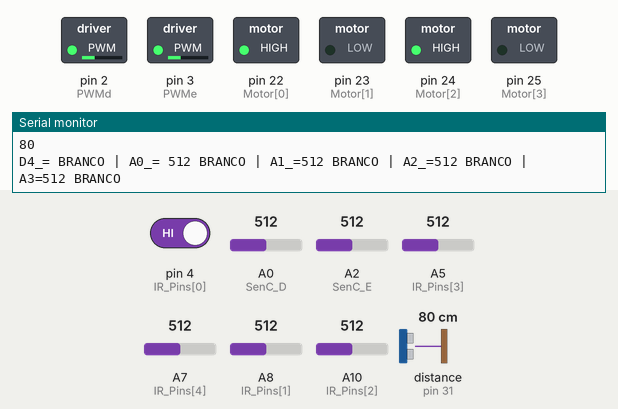
A sketch run on a simulated Arduino Mega 2560, built with avr-gcc and run on an emulated ATmega2560. On the bench: switched loads named in the sketch (green lamp = pin HIGH), the last lines printed to the serial monitor. The inputs (shaded band) are chosen by the test bench; at power-on: distance to the obstacle (sensor on pin 31) 80 cm, A5 (IR_Pins[3]) = 512, A8 (IR_Pins[1]) = 512, pin 4 (IR_Pins[0]) HIGH, A0 (SenC_D) = 512, A2 (SenC_E) = 512, A7 (IR_Pins[4]) = 512, A10 (IR_Pins[2]) = 512.

Above: at 1.2 s.
1.3 s: distance to the obstacle (sensor on pin 31) set to 22 cm
4.3 s: distance to the obstacle (sensor on pin 31) set to 17 cm
At 4.97 s:
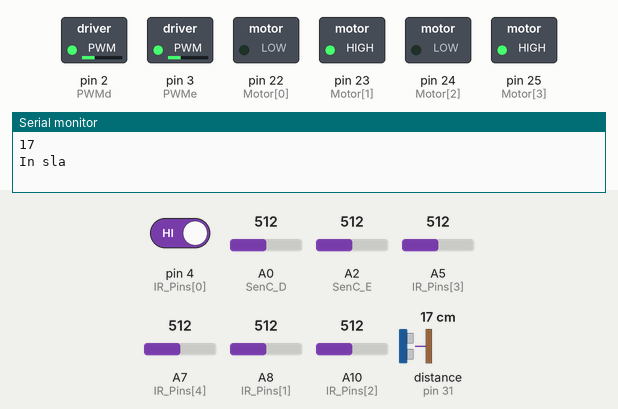
At 6.1 s:
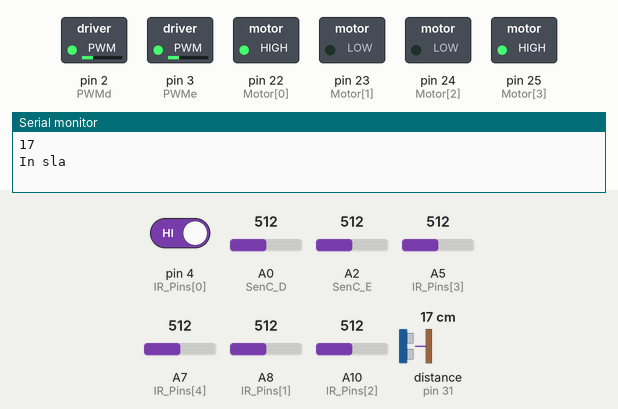
7.3 s: A5 (IR_Pins[3]) set to 317
10.3 s: A5 (IR_Pins[3]) set to 290
At 12.5 s:
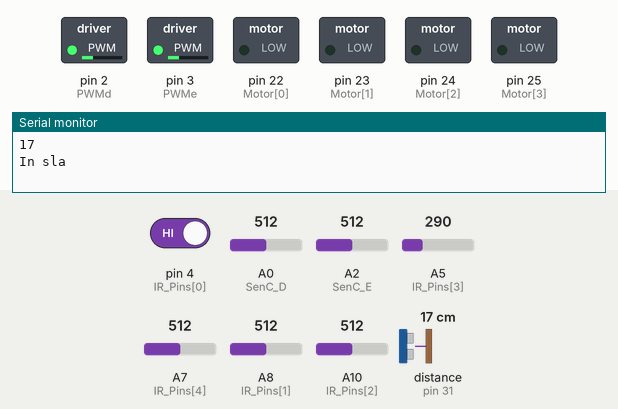
13.3 s: A8 (IR_Pins[1]) set to 290
Timing chart, 0 to 20.3 s (numbered marks = the images above; inputs shaded):
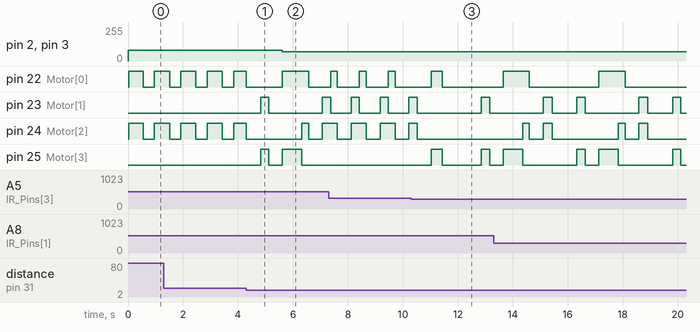

Measured:
- the behaviour switches between 20 and 19 cm on distance to the obstacle (sensor on pin 31) (found by bisection; images 0 and 1)
- the behaviour switches between 300 and 299 on A5 (IR_Pins[3]) (found by bisection; images 2 and 3)
- after the input at 4.3 s, pin 2 (PWMd), pin 3 (PWMe): 80/255 → 70/255 after 1.3 s; pin 23 (Motor[1]): LOW → HIGH after 0.52 s, → LOW 0.30 s later, → HIGH 2.0 s later; pin 25 (Motor[3]): LOW → HIGH after 0.52 s, → LOW 0.30 s later, → HIGH 0.50 s later, → LOW 0.70 s later
- after the input at 10.3 s, pin 25 (Motor[3]): LOW → HIGH after 0.72 s, → LOW 0.40 s later, → HIGH 1.4 s later, → LOW 0.30 s later
- by itself, pin 22 (Motor[0]): alternates HIGH for 0.95 s and LOW for 2.5 s

The sketch:

digital.ino
```cpp
#include <Ultrasonic.h>

uint8_t IR_Pins[5] = {4, A8, A10, A5, A7}; //pinos dos sensores infravermelhos
uint8_t Motor[4] = {22, 23, 24, 25}; //pinos dos motores (ponte H)
uint8_t Posicao[4] = {0, 0, 0, 0};
//Uma matriz para guardar onde está cada área para colocar os mortos e vivos, sendo posicao[0] o vertice inferior direito, assim por diante
static bool D4_, A0_, A1_, A2_, A3_;
static bool state_motor, intersecao;


Ultrasonic Ultra_Drt(26, 27);
Ultrasonic Ultra_Esq(28, 29);
Ultrasonic Ultra_Mei(30, 31);
uint32_t time_Ant;

int Dist_Mei;

#define SenC_D A0
#define SenC_E A2
#define PWMd 2
#define PWMe 3
#define RedPin A4
#define GreenPin A5
#define BluePin A6

#define Limiar_Min_D_Verde 1023
#define Limiar_Min_E_Verde 1023
#define Limiar_Max_D_Verde 1023
#define Limiar_Max_E_Verde 1023

int dist_Drt, dist_Esq, dist_Mei;


void setup() {
  Serial.begin(9600);

  for(uint8_t x = 0; x < 5; x++){
    pinMode(IR_Pins[x], INPUT);

    if(x < 4){
      pinMode(Motor[x], OUTPUT);
    }
  }

  analogWrite(PWMd, 80);
  analogWrite(PWMe, 80);

}

unsigned long tempo_bloqueio = 0;
bool ignorarVerde = false;

void loop() {
  imprimirLeituras();
  Parar_Motores(0);

  Dist_Mei = Ultra_Mei.read();
  Serial.println(Dist_Mei);


  if((millis() - time_Ant) > 500){
    Parar_Motores(400);
    time_Ant = millis();
  }

  if(Dist_Mei < 20){
    Serial.println("In sla");
    Parar_Motores(500);
    Mover_Atras(300);
    Mover_90_Graus_Esquerda();

    while(true){
      Mover_Frente(250);
      Parar_Motores(500);
      Mover_Direita();
      delay(300);

      A0_ = naLinha(1);
      A1_ = naLinha(2);
      A2_ = naLinha(3);
      A3_ = naLinha(4);

      if(A0_ || A1_ || A2_ || A3_){
        if(D4_ && A0_ && !A1_ && !A2_ && !A3_){
          Parar_Motores(500);
          Mover_Frente(300);
          Parar_Motores(500);
          Mover_Esquerda();
          delay(400);
          Parar_Motores(500);
          break;
        }else if(D4_ && A0_ && A1_ && !A2_ && !A3_){
          Parar_Motores(500);
          Mover_Frente(300);
          Parar_Motores(500);
          Mover_Esquerda();
          delay(300);
          Parar_Motores(500);
          break;
        }else{
          break;
        }
      }
    }
  }

  if(intersecao) {
    ignorarVerde = true;
    tempo_bloqueio = millis();
  }
  if(ignorarVerde && (millis() - tempo_bloqueio > 500)) {
    ignorarVerde = false;
  }

  int cor_D = analogRead(SenC_D);
  int cor_E = analogRead(SenC_E);

  if(!ignorarVerde) {
    if(cor_E > Limiar_Min_E_Verde && cor_D < Limiar_Max_E_Verde && cor_D > Limiar_Min_D_Verde && cor_D < Limiar_Max_D_Verde){
      Mover_Atras(300);
      Parar_Motores(500);
      Virar_Ao_Contrario();
    }else if(cor_E > Limiar_Min_E_Verde && cor_D < Limiar_Max_E_Verde){
      Parar_Motores(500);
      Mover_Frente(300);
      Mover_90_Graus_Esquerda();
      Mover_Atras(300);
      Parar_Motores(500);
    }else if(cor_D > Limiar_Min_D_Verde && cor_D < Limiar_Max_D_Verde){
      Parar_Motores(500);
      Mover_Frente(300);
      Mover_90_Graus_Direita();
      Mover_Atras(500);
      Parar_Motores(500);
    }
  }

  D4_ = naLinha(0);
  A0_ = naLinha(1);
  A1_ = naLinha(2);
  A2_ = naLinha(3);
  A3_ = naLinha(4);

  if(D4_ && A0_ && A1_ && A2_ && A3_){
    Mover_Frente(0);
    intersecao = true;
  }

  if(D4_ && !A0_ && A1_ && !A2_ && !A3_){
    Parar_Motores(500);
    Mover_Frente(200);
    Parar_Motores(500);
    Mover_Direita();
    delay(300);
    Parar_Motores(500);
  }

  if(D4_ && !A0_ && !A1_ && A2_ && !A3_){
    Parar_Motores(500);
    Mover_Frente(200);
    Parar_Motores(500);
    Mover_Esquerda();
    delay(300);
    Parar_Motores(500);
  }

  if(!D4_ && A0_ && A1_ && !A2_ && !A3_){
    Parar_Motores(500);
    Mover_Frente(300);
    Mover_90_Graus_Direita();
    Mover_Atras(300);
    Parar_Motores(500);
  }

  if(!D4_ && !A0_ && !A1_ && A2_ && A3_){
    Parar_Motores(500);
    Mover_Frente(300);
    Mover_90_Graus_Esquerda();
    Mover_Atras(300);
    Parar_Motores(500);
  }

  if(!D4_ && A0_ && A1_ && A2_ && A3_){
    Parar_Motores(500);
    Mover_Frente(300);
    Mover_90_Graus_Esquerda();
    Mover_Atras(300);
    Parar_Motores(500);
  }

  if(D4_ && A0_ && A1_ && !A2_ && !A3_){
    Mover_Frente(0);
    intersecao = true;
  }

  if(D4_ && !A0_ && !A1_ && A2_ && A3_){
    Mover_Frente(0);
    intersecao = true;
  }

  if(!D4_ && !A0_ && A1_ && A2_ && !A3_){
    Parar_Motores(500);
    Mover_Frente(300);
    Mover_90_Graus_Direita();
    Mover_Atras(300);
    Parar_Motores(500);
  }

  if(D4_ && !A0_ && !A1_ && !A2_ && !A3_){
    Mover_Frente(0);
  }

  if(!D4_ && !A0_ && !A1_ && !A2_ && !A3_){
    Mover_Frente(0);
  }

  if(!D4_ && !A0_ && A1_ && !A2_ && !A3_){
    Parar_Motores(500);
    Mover_Direita();
    delay(400);
    Parar_Motores(500);
  }

  if(!D4_ && !A0_ && !A1_ && A2_ && !A3_){
    Parar_Motores(500);
    Mover_Esquerda();
    delay(400);
    Parar_Motores(500);
  }

  if(!D4_ && A0_ && A1_ && A2_ && !A3_){
    Parar_Motores(500);
    Mover_Frente(300);
    Mover_90_Graus_Direita();
    Mover_Atras(300);
    Parar_Motores(500);
  }

  if(!D4_ && !A0_ && A1_ && A2_ && A3_){
    Parar_Motores(500);
    Mover_Frente(300);
    Mover_90_Graus_Esquerda();
    Mover_Atras(300);
    Parar_Motores(500);
  }

  if(D4_ && A0_ && A1_ && A2_ && !A3_){
    Mover_Frente(0);
    intersecao = true;
  }

  if(D4_ && !A0_ && A1_ && A2_ && A3_){
    Mover_Frente(0);
    intersecao = true;
  }

  delay(10);
  state_motor = !state_motor;
}


void Mover_Frente(int del){
  digitalWrite(Motor[0], HIGH);
  digitalWrite(Motor[1], LOW);
  digitalWrite(Motor[2], HIGH);
  digitalWrite(Motor[3], LOW);
  delay(del);
}

void Mover_Esquerda(){
  analogWrite(PWMd, 70);
  analogWrite(PWMe, 70);
  digitalWrite(Motor[0], HIGH);
  digitalWrite(Motor[1], LOW);
  digitalWrite(Motor[2], LOW);
  digitalWrite(Motor[3], HIGH);
}

void Mover_Direita(){
  analogWrite(PWMd, 70);
  analogWrite(PWMe, 70);
  digitalWrite(Motor[0], LOW);
  digitalWrite(Motor[1], HIGH);
  digitalWrite(Motor[2], HIGH);
  digitalWrite(Motor[3], LOW);
}

void Parar_Motores(int del) {
  for(int i=0;i<4;i++){
    digitalWrite(Motor[i], LOW);
  }
  delay(del);
}

void Mover_Atras(int del){
  digitalWrite(Motor[0], LOW);
  digitalWrite(Motor[1], HIGH);
  digitalWrite(Motor[2], LOW);
  digitalWrite(Motor[3], HIGH);
  delay(del);
}

void Mover_90_Graus_Esquerda(){
  Parar_Motores(500);
  Mover_Esquerda();
  delay(700);
}

void Mover_90_Graus_Direita(){
  Parar_Motores(500);
  Mover_Direita();
  delay(700);
}

void Virar_Ao_Contrario(){
  Parar_Motores(500);
  Mover_Direita();
  delay(1400);
}

void Mover_45_Graus_Esquerda(){
}

void Mover_45_Graus_Direita(){;
}


/*Mapear_Area(){
  int intensidade;
  Mover_90_Graus_Direita(); //Mover o robô de frente à parede para calcular as matrizes
  if(Dist_Mei > 5){
    while(Dist_Mei > 5){
      Mover_Frente(0);
    }
    Parar_Motores();
  }

  intensidade = analogRead(RedPin) + analogRead(GreenPin) + analogRead(BluePin);

  if(intensidade > limiar_branco){
    Posicao[0] = 0;
  }else if(analogRead(RedPin) > analogRead(GreenPin)){
    Posicao[0] = 1;
  }else{
    Posicao[0] = 2;
  }

  Mover_90_Graus_Esquerda();
  Mover_Frete(0);

  if(Dist_Drt > 10){
    Mover_90_Graus_Direita();
    Mover_Frente(0);
    Mover_90_Graus_Esquerda();
  }

  while(Dist_Mei > 5){
    Mover_Frente(0);
    bool A0_ = naLinha(IR_Pins[1]);
    bool A1_ = naLinha(IR_Pins[2]);
    bool A2_ = naLinha(IR_Pins[3]);
    bool A3_ = naLinha(IR_Pins[4]);

    if(A0_ && A1_ && A2_ && A3_){
      Mover_Atras(0);
    }
  }

  intensidade = analogRead(RedPin) + analogRead(GreenPin) + analogRead(BluePin);

  if(intensidade > limiar_branco){
    Posicao[1] = 0;
  }else if(analogRead(RedPin) > analogRead(GreenPin)){
    Posicao[1] = 1;
  }else{
    Posicao[1] = 2;
  }

  Mover_90_Graus_Esquerda();
  Mover_Frete(0);

  if(Dist_Drt > 10){
    Mover_90_Graus_Direita();
    Mover_Frente(0);
    Mover_90_Graus_Esquerda();
  }

  while(Dist_Mei > 5){
    Mover_Frente(0);
    if(
  }

  intensidade = analogRead(RedPin) + analogRead(GreenPin) + analogRead(BluePin);

  if(intensidade > limiar_branco){
    Posicao[2] = 0;
  }else if(analogRead(RedPin) > analogRead(GreenPin)){
    Posicao[2] = 1;
  }else{
    Posicao[2] = 2;
  }

}*/

bool naLinha(uint8_t index) {
  if (index == 0) {
    return digitalRead(IR_Pins[0]) == LOW;
  } else {
    return analogRead(IR_Pins[index]) < 300;
  }
}


void imprimirLeituras() {
  Serial.print("D4_=");
  Serial.print(naLinha(0) ? " LINHA" : " BRANCO");
  Serial.print(" | A0_= ");
  Serial.print(analogRead(A8));
  Serial.print(naLinha(1) ? " LINHA" : " BRANCO");
  Serial.print(" | A1_=");
  Serial.print(analogRead(A10));
  Serial.print(naLinha(2) ? " LINHA" : " BRANCO");
  Serial.print(" | A2_=");
  Serial.print(analogRead(A5));
  Serial.print(naLinha(3) ? " LINHA" : " BRANCO");
  Serial.print(" | A3=");
  Serial.print(analogRead(A7));
  Serial.println(naLinha(4) ? " LINHA" : " BRANCO");
}
```
